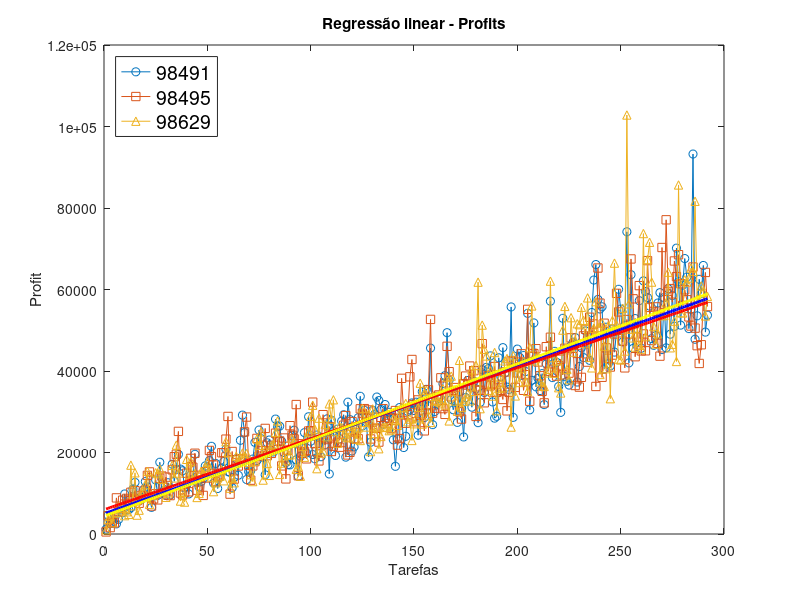

This figure's MATLAB source:
clear all; close all;

% Gráfico com todos os profits profits, e faz a regressão linear
file98491 = load("totalsProfit98491.txt");
file98495 = load("totalsProfit98495.txt");
file98629 = load("totalsProfit98629.txt");

profit98491 = file98491(:,3); 
profit98495 = file98495(:,3);
profit98629 = file98629(:,3); 

x = 1:length(profit98491);

pp98491 = polyfit(x,profit98491,1);
pp98495 = polyfit(x,profit98495,1);
pp98629 = polyfit(x,profit98629,1);

plot(x, profit98491, '-o');
hold on;
plot(x, profit98495, '-s');
plot(x, profit98629, '-^');

plot(x, polyval(pp98491, x),'-b', "LineWidth", 2);
plot(x, polyval(pp98495, x),'-r', "LineWidth", 2);
plot(x, polyval(pp98629, x),'-y', "LineWidth", 2);
hold off;

xlabel 'Tarefas'
ylabel 'Profit'
title 'Regressão linear - Profits'
legend ({'98491', '98495', '98629'},'Location', 'northwest', 'FontSize', 14);